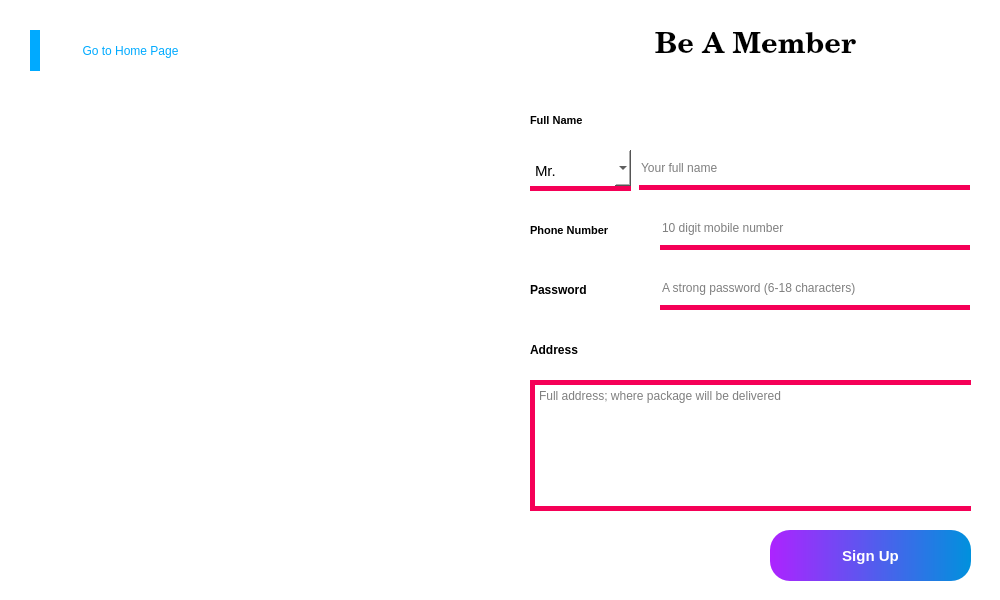
<?xml version="1.0" encoding="UTF-8"?>
<ui version="4.0">
 <class>MainWindow</class>
 <widget class="QMainWindow" name="MainWindow">
  <property name="geometry">
   <rect>
    <x>0</x>
    <y>0</y>
    <width>1000</width>
    <height>600</height>
   </rect>
  </property>
  <property name="windowTitle">
   <string>Sigup</string>
  </property>
  <property name="windowIcon">
   <iconset>
    <normaloff>../images/PMS logo.PNG</normaloff>../images/PMS logo.PNG</iconset>
  </property>
  <property name="styleSheet">
   <string notr="true">background-color: rgb(255, 255, 255);</string>
  </property>
  <widget class="QWidget" name="centralwidget">
   <widget class="QLabel" name="label">
    <property name="geometry">
     <rect>
      <x>530</x>
      <y>20</y>
      <width>451</width>
      <height>51</height>
     </rect>
    </property>
    <property name="font">
     <font>
      <family>Century Schoolbook</family>
      <pointsize>22</pointsize>
      <weight>75</weight>
      <bold>true</bold>
     </font>
    </property>
    <property name="text">
     <string>Be A Member</string>
    </property>
    <property name="alignment">
     <set>Qt::AlignCenter</set>
    </property>
   </widget>
   <widget class="QPushButton" name="pushButton">
    <property name="geometry">
     <rect>
      <x>30</x>
      <y>30</y>
      <width>191</width>
      <height>41</height>
     </rect>
    </property>
    <property name="font">
     <font>
      <pointsize>9</pointsize>
      <weight>50</weight>
      <bold>false</bold>
     </font>
    </property>
    <property name="styleSheet">
     <string notr="true">border: none;
border-left: 10px solid rgb(0, 170, 255);
color: rgb(0, 170, 255);</string>
    </property>
    <property name="text">
     <string>Go to Home Page</string>
    </property>
   </widget>
   <widget class="QLabel" name="label_2">
    <property name="geometry">
     <rect>
      <x>0</x>
      <y>100</y>
      <width>470</width>
      <height>470</height>
     </rect>
    </property>
    <property name="text">
     <string/>
    </property>
    <property name="pixmap">
     <pixmap>../images/signup.png</pixmap>
    </property>
    <property name="scaledContents">
     <bool>true</bool>
    </property>
   </widget>
   <widget class="QLabel" name="label_3">
    <property name="geometry">
     <rect>
      <x>530</x>
      <y>100</y>
      <width>121</width>
      <height>40</height>
     </rect>
    </property>
    <property name="font">
     <font>
      <pointsize>8</pointsize>
      <weight>75</weight>
      <bold>true</bold>
     </font>
    </property>
    <property name="text">
     <string>Full Name</string>
    </property>
   </widget>
   <widget class="QLineEdit" name="lineEdit">
    <property name="geometry">
     <rect>
      <x>639</x>
      <y>150</y>
      <width>331</width>
      <height>40</height>
     </rect>
    </property>
    <property name="font">
     <font>
      <pointsize>9</pointsize>
     </font>
    </property>
    <property name="styleSheet">
     <string notr="true">border: none;
border-bottom: 5px solid rgb(245, 0, 87);</string>
    </property>
    <property name="placeholderText">
     <string>Your full name</string>
    </property>
   </widget>
   <widget class="QLabel" name="label_4">
    <property name="geometry">
     <rect>
      <x>530</x>
      <y>210</y>
      <width>130</width>
      <height>40</height>
     </rect>
    </property>
    <property name="font">
     <font>
      <pointsize>8</pointsize>
      <weight>75</weight>
      <bold>true</bold>
     </font>
    </property>
    <property name="text">
     <string>Phone Number</string>
    </property>
   </widget>
   <widget class="QLineEdit" name="lineEdit_2">
    <property name="geometry">
     <rect>
      <x>660</x>
      <y>210</y>
      <width>310</width>
      <height>40</height>
     </rect>
    </property>
    <property name="font">
     <font>
      <pointsize>9</pointsize>
     </font>
    </property>
    <property name="styleSheet">
     <string notr="true">border: none;
border-bottom: 5px solid rgb(245, 0, 87);</string>
    </property>
    <property name="maxLength">
     <number>10</number>
    </property>
    <property name="placeholderText">
     <string>10 digit mobile number</string>
    </property>
   </widget>
   <widget class="QLabel" name="label_5">
    <property name="geometry">
     <rect>
      <x>530</x>
      <y>270</y>
      <width>130</width>
      <height>40</height>
     </rect>
    </property>
    <property name="font">
     <font>
      <weight>75</weight>
      <bold>true</bold>
     </font>
    </property>
    <property name="text">
     <string>Password</string>
    </property>
   </widget>
   <widget class="QLineEdit" name="lineEdit_3">
    <property name="geometry">
     <rect>
      <x>660</x>
      <y>270</y>
      <width>310</width>
      <height>40</height>
     </rect>
    </property>
    <property name="font">
     <font>
      <pointsize>9</pointsize>
     </font>
    </property>
    <property name="styleSheet">
     <string notr="true">border: none;
border-bottom: 5px solid rgb(245, 0, 87);</string>
    </property>
    <property name="maxLength">
     <number>18</number>
    </property>
    <property name="echoMode">
     <enum>QLineEdit::Password</enum>
    </property>
    <property name="placeholderText">
     <string>A strong password (6-18 characters)</string>
    </property>
   </widget>
   <widget class="QLabel" name="label_6">
    <property name="geometry">
     <rect>
      <x>530</x>
      <y>330</y>
      <width>130</width>
      <height>40</height>
     </rect>
    </property>
    <property name="font">
     <font>
      <weight>75</weight>
      <bold>true</bold>
     </font>
    </property>
    <property name="text">
     <string>Address</string>
    </property>
   </widget>
   <widget class="QTextEdit" name="textEdit">
    <property name="geometry">
     <rect>
      <x>530</x>
      <y>380</y>
      <width>441</width>
      <height>131</height>
     </rect>
    </property>
    <property name="font">
     <font>
      <pointsize>9</pointsize>
     </font>
    </property>
    <property name="styleSheet">
     <string notr="true">border: 5px solid rgb(245, 0, 87);
border-right: none;</string>
    </property>
    <property name="placeholderText">
     <string>Full address; where package will be delivered</string>
    </property>
   </widget>
   <widget class="QPushButton" name="pushButton_2">
    <property name="geometry">
     <rect>
      <x>770</x>
      <y>530</y>
      <width>201</width>
      <height>51</height>
     </rect>
    </property>
    <property name="font">
     <font>
      <pointsize>11</pointsize>
      <weight>75</weight>
      <bold>true</bold>
     </font>
    </property>
    <property name="styleSheet">
     <string notr="true">background-color: qlineargradient(spread:pad, x1:0, y1:0, x2:1, y2:0, stop:0 rgba(173, 35, 255, 255), stop:1 rgba(0, 145, 221, 255));
color: rgb(255, 255, 255);
border-radius: 20px;</string>
    </property>
    <property name="text">
     <string>Sign Up</string>
    </property>
   </widget>
   <widget class="QComboBox" name="comboBox">
    <property name="geometry">
     <rect>
      <x>530</x>
      <y>150</y>
      <width>101</width>
      <height>41</height>
     </rect>
    </property>
    <property name="font">
     <font>
      <pointsize>11</pointsize>
     </font>
    </property>
    <property name="styleSheet">
     <string notr="true">border: none;
border-bottom: 5px solid rgb(245, 0, 87);</string>
    </property>
    <item>
     <property name="text">
      <string>Mr.</string>
     </property>
    </item>
    <item>
     <property name="text">
      <string>Mrs.</string>
     </property>
    </item>
    <item>
     <property name="text">
      <string>Ms.</string>
     </property>
    </item>
    <item>
     <property name="text">
      <string>Sister</string>
     </property>
    </item>
   </widget>
   <widget class="QLabel" name="label_7">
    <property name="geometry">
     <rect>
      <x>370</x>
      <y>0</y>
      <width>150</width>
      <height>150</height>
     </rect>
    </property>
    <property name="text">
     <string/>
    </property>
    <property name="pixmap">
     <pixmap>../images/add user.png</pixmap>
    </property>
    <property name="scaledContents">
     <bool>true</bool>
    </property>
   </widget>
  </widget>
 </widget>
 <resources/>
 <connections/>
</ui>
